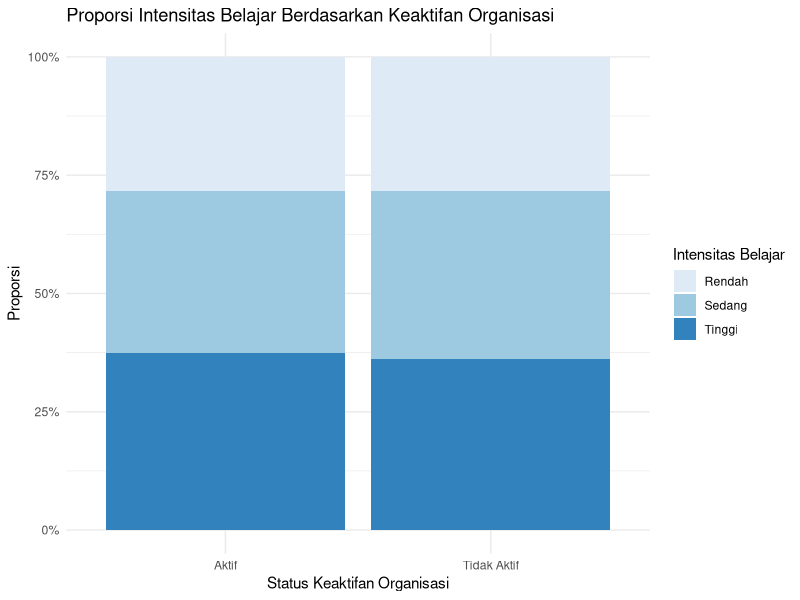

Recreate this plot in R.
## ---- chunk 1
library(readr)
library(dplyr)
library(ggplot2)
library(kableExtra)
library(stringr)
## ---- chunk 2
data_raw <- read_csv("Dataset Tugas Besar ADS 2025 - Karakteristik Mahasiswa .csv")

colnames(data_raw)

## ---- chunk 3
data_clean <- data_raw %>%
  select(
    Organisasi = `Keterlibatan Organisai`, 
    Jam_Belajar_Raw = `Rata-rata belajar perminggu (dalam jam) :`
  ) %>%
  mutate(

    Jam_Belajar_Num = str_replace(Jam_Belajar_Raw, ",", "."),
    

    Jam_Belajar_Num = str_remove_all(Jam_Belajar_Num, "[^0-9.]"),
    

    Jam_Belajar_Num = as.numeric(Jam_Belajar_Num)
  ) %>%
  mutate(
    Jam_Belajar_Num = ifelse(is.na(Jam_Belajar_Num), 
                             median(Jam_Belajar_Num, na.rm = TRUE), 
                             Jam_Belajar_Num)
  )


head(data_clean)
summary(data_clean$Jam_Belajar_Num) 

## ---- chunk 4
kuartil <- quantile(data_clean$Jam_Belajar_Num, probs = c(0.33, 0.66))

data_final <- data_clean %>%
  mutate(
    Kategori_Organisasi = case_when(
      str_detect(Organisasi, "Tidak Aktif") ~ "Tidak Aktif",
      TRUE ~ "Aktif" 
    ),
    
    Kategori_Belajar = case_when(
      Jam_Belajar_Num < kuartil[1] ~ "Rendah",
      Jam_Belajar_Num < kuartil[2] ~ "Sedang",
      TRUE ~ "Tinggi"
    )
  )


data_final$Kategori_Belajar <- factor(data_final$Kategori_Belajar, 
                                      levels = c("Rendah", "Sedang", "Tinggi"))

table(data_final$Kategori_Organisasi, data_final$Kategori_Belajar)
## ---- chunk 5
ggplot(data_final, aes(x = Kategori_Organisasi, fill = Kategori_Belajar)) +
  geom_bar(position = "fill") +
  labs(
    title = "Proporsi Intensitas Belajar Berdasarkan Keaktifan Organisasi",
    x = "Status Keaktifan Organisasi",
    y = "Proporsi",
    fill = "Intensitas Belajar"
  ) +
  scale_y_continuous(labels = scales::percent) +
  theme_minimal() +
  scale_fill_brewer(palette = "Blues")

## ---- chunk 6
tabel_kontingensi <- table(data_final$Kategori_Organisasi, data_final$Kategori_Belajar)

uji_chi <- chisq.test(tabel_kontingensi)

print(uji_chi)

## ---- chunk 7

## ---- chunk 8

## ---- chunk 9

## ---- chunk 10

## ---- chunk 11

## ---- chunk 12

## ---- chunk 13

## ---- chunk 14

## ---- chunk 15
